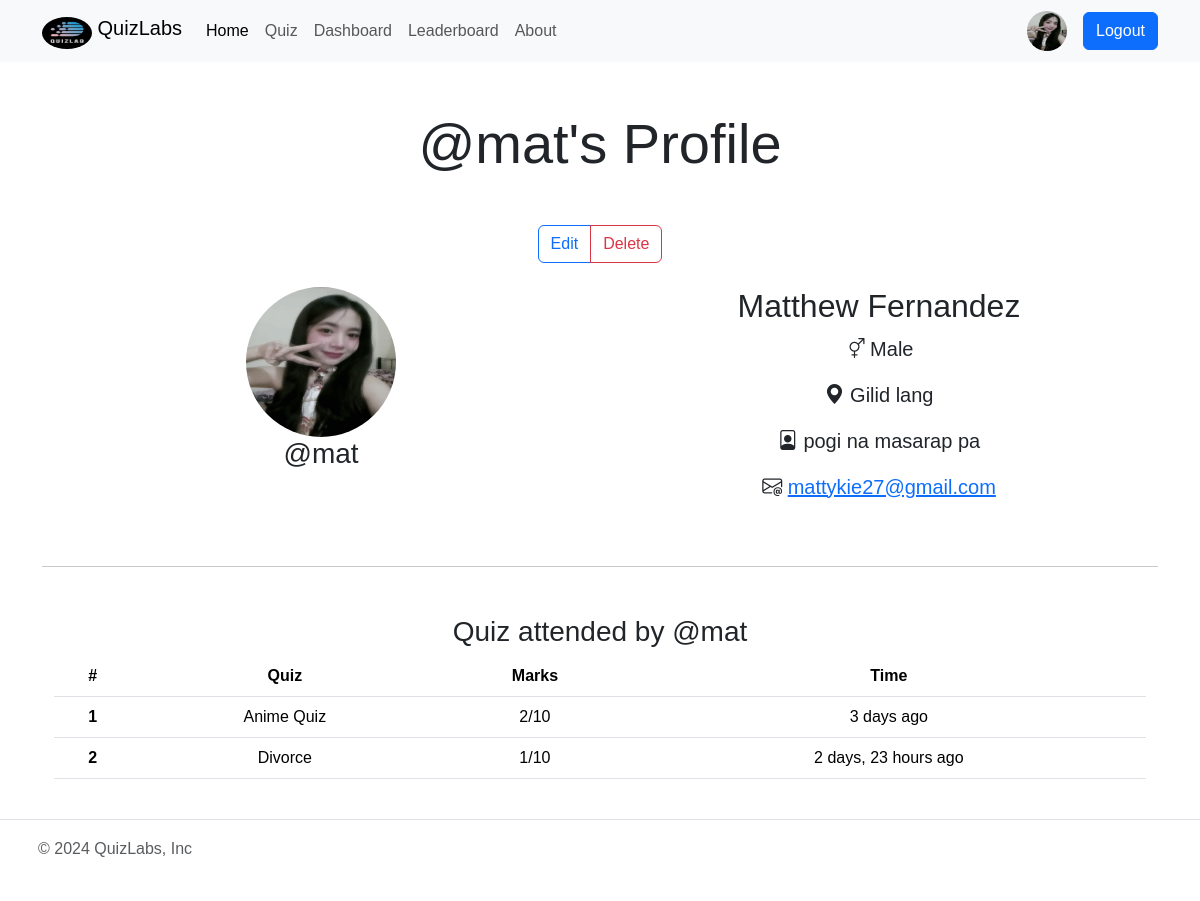
/user/profile/mat (signed in), run on the app's committed database.
### quizlabsdata/account/models.py (models this page shows, shortened)
class Profile(models.Model):
    user = models.OneToOneField(User, on_delete=models.CASCADE, null=True, verbose_name='User Object')
    bio = models.TextField(blank=True, null=True)
    profile_img = models.ImageField(upload_to='profile_images', default='user.png', blank=True, null=True, verbose_name='Profile Pic')
    location = models.CharField(max_length=100, blank=True, null=100)
    GENDER = (
        ('Male', 'Male'),
        ('Female', 'Female'),
        ('Other', 'Other'),
    )
    gender = models.CharField(max_length=6, choices=GENDER, blank=True, null=True)

### quiz/models.py (models this page shows, shortened)
class QuizSubmission(models.Model):
    user = models.ForeignKey(User, on_delete=models.CASCADE)
    quiz = models.ForeignKey(Quiz, on_delete=models.CASCADE)
    score = models.IntegerField()
    submitted_at = models.DateTimeField(auto_now_add=True)

class Quiz(models.Model):
    title = models.CharField(max_length=255)
    description = models.TextField()
    category = models.ForeignKey(Category, on_delete=models.CASCADE)
    quiz_file = models.FileField(upload_to='quiz/')
    created_at = models.DateTimeField(auto_now_add=True)
    updated_at = models.DateTimeField(auto_now=True)
    class Meta:
        verbose_name_plural = 'Quizzes'

class Question(models.Model):
    quiz = models.ForeignKey(Quiz, on_delete=models.CASCADE)
    text = models.TextField()

### quizlabsdata/account/views.py (the view)
# urls.py: path('profile/<str:username>', views.profile, name='profile'),
@login_required(login_url='login')
def profile(request, username):
    user_object2 = User.objects.get(username=username)
    user_profile2 = Profile.objects.get(user=user_object2)
    user_object = User.objects.get(username=request.user)
    user_profile = Profile.objects.get(user=user_object)
    submissions = QuizSubmission.objects.filter(user=user_object2)
    context = {"user_profile": user_profile, "user_profile2": user_profile2, "submissions":submissions}
    return render(request, "profile.html", context)

### templates/profile.html (shortened to what this page needs)
{% extends 'index.html' %}
{% block content %}
    <h1 class="display-4 text-center my-5">@{{user_profile2.user.username}}'s Profile</h1>
    <div class="container text-center">
        {% if request.user.username == user_profile2.user.username %}
        <div class="btn-group" role="group" aria-label="Basic mixed styles example">
            <a href="{% url 'edit_profile' %}" type="button" class="btn btn-outline-primary">Edit</a>
            <a href="{% url 'delete_profile' %}" type="button" class="btn btn-outline-danger">Delete</a>
        </div>
        {% endif %}
        <div class="container text-center my-4">
            <div class="row row-cols-sm-1 row-cols-md-2">
                <div class="col-12">
                    <img src="{{user_profile2.profile_img.url}}" alt="user-profile" class="rounded-circle" width="150" height="150">
                    <h2 class="fs-3">@{{user_profile2.user.username}}</h2>
                </div>
                <div class="col-12">
                    <h2>{{user_profile2.user.first_name|default:"Full name not available"}} {{user_profile2.user.last_name}}</h2>
                    <p class="fs-5"><i class="bi bi-gender-ambiguous"></i> {{user_profile2.gender|default:'Gender Not Available'}}</p>
                    <p class="fs-5"><i class="bi bi-geo-alt-fill"></i> {{user_profile2.location|default:'Location Not Available'}}</p>
                    <p class="fs-5"><i class="bi bi-file-person"></i> {{user_profile2.bio|default:'Bio Not Available'}}</p>
                    {% if request.user.is_superuser %}
                    <p class="fs-5"><i class="bi bi-envelope-at"></i> <a href="mailto:{{user_profile2.user.email}}"> {{user_profile2.user.email|default:'Email Not Available'}}</a></p>
                    {% endif %}
                </div>
            </div>
        </div>
        <hr class="my-5">
        <div class="container">
            <div class="row row-cols-sm-1 row-cols-md-1 row-cols-lg-1">
                <div class="col-12">
                    <h3>Quiz attended by @{{user_profile2.user.username}}</h3>
                    <table class="table">
                        <thead>
                            <tr>
                                <th scope="col">#</th>
                                <th scope="col">Quiz</th>
                                <th scope="col">Marks</th>
                                <th scope="col">Time</th>
                            </tr>
                        </thead>
                        <tbody>
                            {% for submission in submissions %}
                            <tr>
                                <th scope="row">{{forloop.counter}}</th>
                                <td title="{{submission.quiz.title}}">{{submission.quiz.title|truncatewords:6}}</td>
                                <td>{{submission.score}}/{{submission.quiz.question_set.all|length}}</td>
                                <td>{{submission.submitted_at|timesince}} ago</td>
                            </tr>
                            {% endfor %}
                        </tbody>
                    </table>
                </div>
            </div>
        </div>
    </div>
{% endblock content %}

### templates/components/navbar.html (shortened to what this page needs)
{% load static %}
<nav class="navbar navbar-expand-lg bg-body-tertiary">
    <div class="container">
      <a class="navbar-brand" href="{% url 'home' %}">
      <img src="{% static 'images/Logo2.jpg' %}" alt="Logo" width="50" height="32" class="rounded-circle align-text-top">
      QuizLabs</a>
      <div class="collapse navbar-collapse" id="navbarSupportedContent">
        <ul class="navbar-nav me-auto mb-2 mb-lg-0">
          <li class="nav-item">
            <a class="nav-link active" aria-current="page" href="{% url 'home' %}">Home</a>
          </li>
          <li class="nav-item">
            <a class="nav-link" href="{% url 'all_quiz' %}">Quiz</a>
          </li>
          <li class="nav-item">
            {% if request.user.is_superuser %}
            <a class="nav-link" href="{% url 'dashboard' %}">Dashboard</a>
            {% endif %}
          </li>
          <li class="nav-item">
            <a class="nav-link" href="{% url 'leaderboard' %}">Leaderboard</a>
          </li>
          <li class="nav-item">
            <a class="nav-link" href="{% url 'about' %}">About</a>
          </li>
        </ul>
          {% if request.user.is_authenticated %}
          <a href="{% url 'profile' request.user.username %}" data-bs-toggle="tooltip" data-bs-placement="top" data-bs-title="@{{request.user.username}}" class="mx-2"><img src="{{user_profile.profile_img.url}}" class="rounded-circle" width="40" height="40" alt="profile_img"></a>
          <a href="{% url 'logout' %}" class="btn btn-primary ms-2">Logout</a>
          {% else %}
          <a href="{% url 'login' %}" class="btn btn-primary ms-2">Login</a>
          {% endif %}
      </div>
    </div>
  </nav>

### static/css/style.css (style rules this page uses)
* { font-family: 'Trebuchet MS', 'Lucida Sans Unicode', 'Lucida Grande', 'Lucida Sans', Arial, sans-serif !important; }

### data on the page
Profile: profile_img (picture), user.username "mat", user.first_name "Matthew", user.last_name "Fernandez", gender "Male", location "Gilid lang", bio "pogi na masarap pa", user.email "mattykie27@gmail.com"
QuizSubmission: quiz "Anime Quiz", score "2", quiz.question_set.all|length "10", submitted_at "3 days"
QuizSubmission: quiz "Divorce", score "1", quiz.question_set.all|length "10", submitted_at "2 days, 23 hours"
